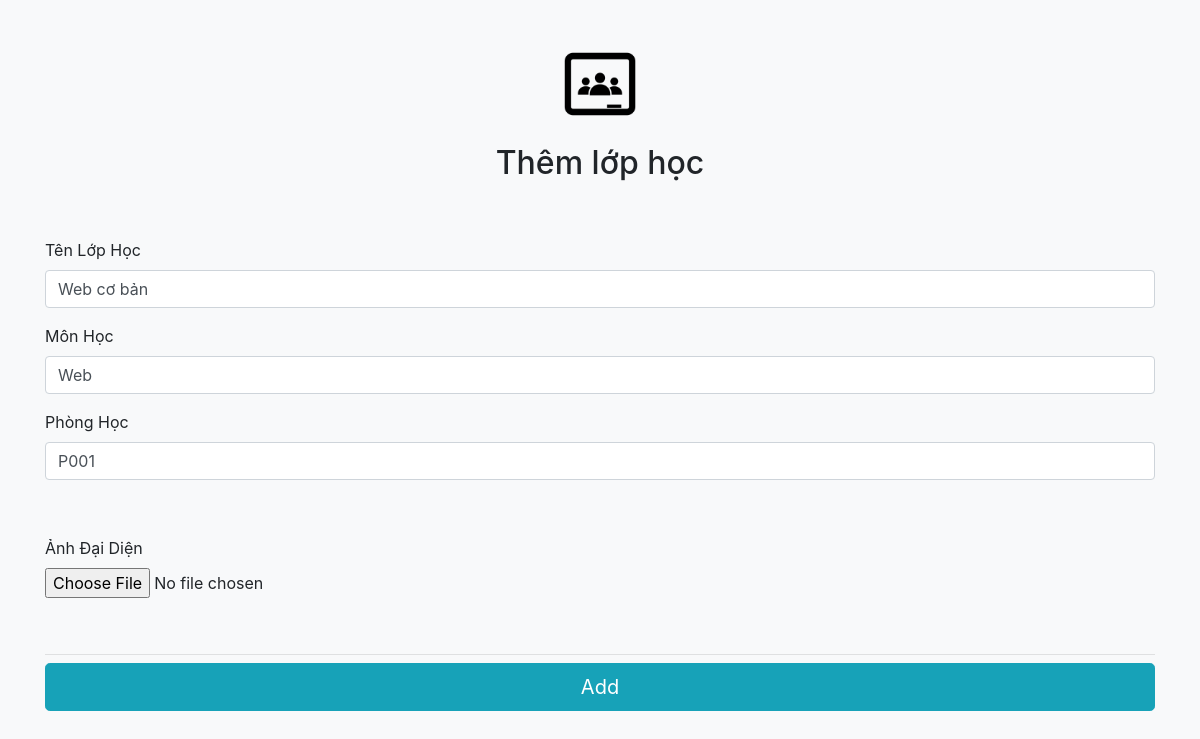
/addclass.php?id=32, run on the app's committed database.
### tables this page shows
CREATE TABLE `class` (
  `id` int(11) NOT NULL,
  `classcode` varchar(4) NOT NULL,
  `classname` varchar(255) NOT NULL,
  `subject` varchar(255) NOT NULL,
  `classroom` varchar(255) NOT NULL,
  `teachername` varchar(255) NOT NULL,
  `avatar` varchar(255) NOT NULL,
  `username` varchar(255) NOT NULL
);

### addclass.php (the view, shortened to what this page needs)
<!DOCTYPE html>
<html lang="en">
<head>
    <link href="https://maxcdn.bootstrapcdn.com/bootstrap/4.0.0/css/bootstrap.min.css" rel="stylesheet">
</head>
<body class="bg-light">
    <div class="container">
        <div class="py-5 text-center">
          <img class="d-block mx-auto mb-4" src="./img/img-class.png" alt="" width="72" height="72">
          <h2>Thêm lớp học</h2>
        </div>
        <div class="row">
          <div class="col-md order-md-1">
            <?php
            $classname = "";
            $subject = "";
            $classroom = "";
            if (isset($_GET["id"])) {
                require "connect2.php";
                $id = $_GET["id"];
                $sql = "SELECT * FROM class WHERE id=$id";
                $result = $con->query($sql);
                $row = $result->fetch_assoc();
                $classname = $row["classname"];
                $subject = $row["subject"];
                $classroom = $row["classroom"];
            }
            ?>
            <form action="processformclass.php" method="POST" enctype="multipart/form-data">
                <div class="mb-3">
                    <label for="classname">Tên Lớp Học</label>
                    <div class="input-group">
                        <input value="<?php echo $classname ?>" type="text" class="form-control" id="classname" name="classname" required>
                    </div>
                </div>
                <div class="mb-3">
                    <label for="subject">Môn Học</label>
                    <div class="input-group">
                        <input value="<?php echo $subject ?>" type="text" class="form-control" id="subject" name="subject" required>
                    </div>
                </div>
                <div class="mb-3">
                    <label for="classroom">Phòng Học</label>
                    <div class="input-group">
                        <input value="<?php echo $classroom ?>" type="text" class="form-control" id="classroom" name="classroom" required>
                    </div>
                </div>
                <div class="mb-3">
                </div>
                <div class="mb-3">
                    <label for="imgToUpload">Ảnh Đại Diện</label>
                    <div class="input-group">
                      <input type="file" id="imgToUpload" name="imgToUpload" required>
                    </div>
                </div>
                <div class="mb-3">
                </div>
                <hr class="mb-2">
                <button class="btn btn-info btn-lg btn-block" type="submit">Add</button>
      </div>
</body>
</html>

### data on the page
class: classname "Web cơ bản", subject "Web", classroom "P001"
